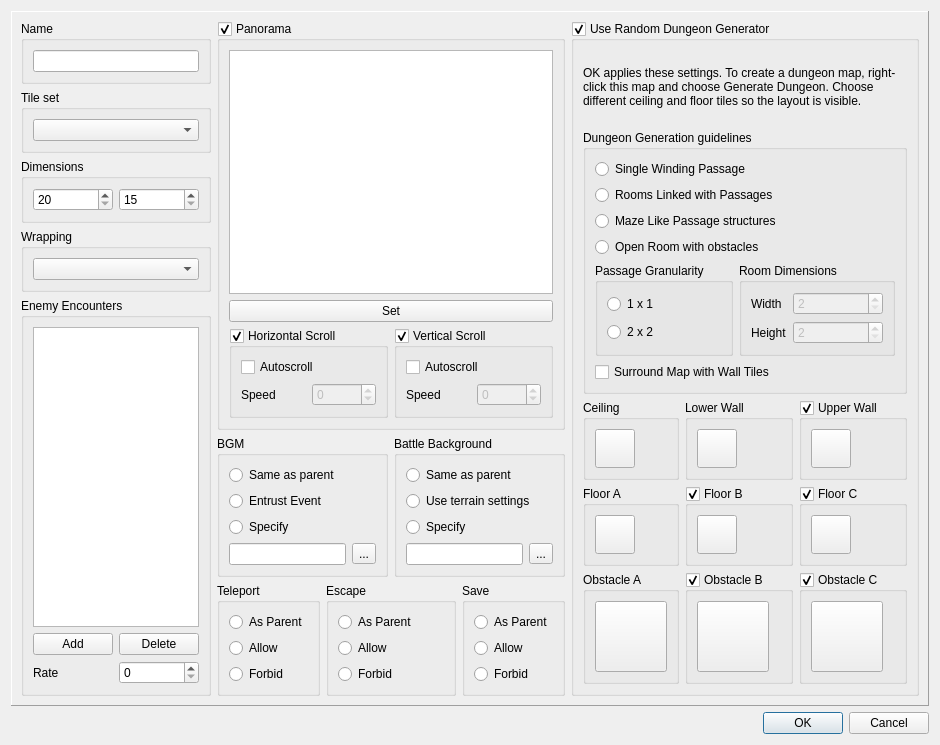
<?xml version="1.0" encoding="UTF-8"?>
<ui version="4.0">
 <class>MapPropertiesDialog</class>
 <widget class="QDialog" name="MapPropertiesDialog">
  <property name="geometry">
   <rect>
    <x>0</x>
    <y>0</y>
    <width>778</width>
    <height>591</height>
   </rect>
  </property>
  <property name="windowTitle">
   <string>Map properties</string>
  </property>
  <layout class="QVBoxLayout" name="verticalLayout">
   <item>
    <widget class="QFrame" name="frame">
     <property name="frameShape">
      <enum>QFrame::Panel</enum>
     </property>
     <property name="frameShadow">
      <enum>QFrame::Raised</enum>
     </property>
     <layout class="QHBoxLayout" name="layoutPanel">
      <item>
       <layout class="QVBoxLayout" name="layoutLeft">
        <item>
         <widget class="QGroupBox" name="groupName">
          <property name="title">
           <string>Name</string>
          </property>
          <layout class="QHBoxLayout" name="layoutName">
           <item>
            <widget class="QLineEdit" name="lineName">
             <property name="maxLength">
              <number>24</number>
             </property>
            </widget>
           </item>
          </layout>
         </widget>
        </item>
        <item>
         <widget class="QGroupBox" name="groupTileset">
          <property name="title">
           <string>Tile set</string>
          </property>
          <layout class="QVBoxLayout" name="layoutTilset">
           <item>
            <widget class="QComboBox" name="comboTileset"/>
           </item>
          </layout>
         </widget>
        </item>
        <item>
         <widget class="QGroupBox" name="groupDimensions">
          <property name="title">
           <string>Dimensions</string>
          </property>
          <layout class="QHBoxLayout" name="layoutDimensions">
           <item>
            <widget class="QSpinBox" name="spinWidth">
             <property name="minimum">
              <number>20</number>
             </property>
             <property name="maximum">
              <number>500</number>
             </property>
            </widget>
           </item>
           <item>
            <widget class="QSpinBox" name="spinHeight">
             <property name="minimum">
              <number>15</number>
             </property>
             <property name="maximum">
              <number>500</number>
             </property>
            </widget>
           </item>
          </layout>
         </widget>
        </item>
        <item>
         <widget class="QGroupBox" name="groupWrapping">
          <property name="title">
           <string>Wrapping</string>
          </property>
          <layout class="QVBoxLayout" name="layoutWrapping">
           <item>
            <widget class="QComboBox" name="comboWrapping"/>
           </item>
          </layout>
         </widget>
        </item>
        <item>
         <widget class="QGroupBox" name="groupEncounters">
          <property name="title">
           <string>Enemy Encounters</string>
          </property>
          <layout class="QVBoxLayout" name="layoutEncounters">
           <item>
            <widget class="QTableWidget" name="tableEncounters">
             <attribute name="horizontalHeaderVisible">
              <bool>false</bool>
             </attribute>
             <attribute name="horizontalHeaderStretchLastSection">
              <bool>true</bool>
             </attribute>
             <attribute name="verticalHeaderVisible">
              <bool>false</bool>
             </attribute>
             <attribute name="verticalHeaderDefaultSectionSize">
              <number>21</number>
             </attribute>
             <column>
              <property name="text">
               <string>Name</string>
              </property>
             </column>
            </widget>
           </item>
           <item>
            <layout class="QGridLayout" name="layoutAddRemoveEncounter">
             <item row="0" column="0">
              <widget class="QPushButton" name="pushAddEncounter">
               <property name="text">
                <string>Add</string>
               </property>
              </widget>
             </item>
             <item row="0" column="1">
              <widget class="QPushButton" name="pushRemoveEncounter">
               <property name="text">
                <string>Delete</string>
               </property>
              </widget>
             </item>
            </layout>
           </item>
           <item>
            <layout class="QHBoxLayout" name="layoutEncounterRate">
             <item>
              <widget class="QLabel" name="labelEncounterRate">
               <property name="text">
                <string>Rate</string>
               </property>
              </widget>
             </item>
             <item>
              <widget class="QSpinBox" name="spinEncounterRate">
               <property name="maximum">
                <number>999</number>
               </property>
              </widget>
             </item>
            </layout>
           </item>
          </layout>
         </widget>
        </item>
       </layout>
      </item>
      <item>
       <layout class="QGridLayout" name="layoutMiddle">
        <item row="0" column="0" colspan="4">
         <widget class="QGroupBox" name="groupPanorama">
          <property name="sizePolicy">
           <sizepolicy hsizetype="Preferred" vsizetype="Preferred">
            <horstretch>2</horstretch>
            <verstretch>2</verstretch>
           </sizepolicy>
          </property>
          <property name="title">
           <string>Panorama</string>
          </property>
          <property name="checkable">
           <bool>true</bool>
          </property>
          <layout class="QGridLayout" name="layoutPanorama">
           <item row="0" column="0" colspan="2">
            <widget class="QGraphicsView" name="graphicsPanorama">
             <property name="minimumSize">
              <size>
               <width>324</width>
               <height>244</height>
              </size>
             </property>
             <property name="maximumSize">
              <size>
               <width>324</width>
               <height>244</height>
              </size>
             </property>
            </widget>
           </item>
           <item row="1" column="0" colspan="2">
            <widget class="QPushButton" name="pushSetPanorama">
             <property name="text">
              <string>Set</string>
             </property>
            </widget>
           </item>
           <item row="2" column="0">
            <widget class="QGroupBox" name="groupHorizontalScroll">
             <property name="title">
              <string>Horizontal Scroll</string>
             </property>
             <property name="checkable">
              <bool>true</bool>
             </property>
             <layout class="QVBoxLayout" name="layoutHorizontalScroll">
              <item>
               <widget class="QCheckBox" name="checkHorizontalAutoscroll">
                <property name="sizePolicy">
                 <sizepolicy hsizetype="Minimum" vsizetype="Fixed">
                  <horstretch>0</horstretch>
                  <verstretch>0</verstretch>
                 </sizepolicy>
                </property>
                <property name="text">
                 <string>Autoscroll</string>
                </property>
               </widget>
              </item>
              <item>
               <layout class="QHBoxLayout" name="layoutHorizontalScrollSpeed">
                <item>
                 <widget class="QLabel" name="labelHorizontalScrollSpeed">
                  <property name="text">
                   <string>Speed</string>
                  </property>
                  <property name="buddy">
                   <cstring>spinHorizontalScrollSpeed</cstring>
                  </property>
                 </widget>
                </item>
                <item>
                 <widget class="QSpinBox" name="spinHorizontalScrollSpeed">
                  <property name="enabled">
                   <bool>false</bool>
                  </property>
                  <property name="minimum">
                   <number>-8</number>
                  </property>
                  <property name="maximum">
                   <number>8</number>
                  </property>
                 </widget>
                </item>
               </layout>
              </item>
             </layout>
            </widget>
           </item>
           <item row="2" column="1">
            <widget class="QGroupBox" name="groupVerticalScroll">
             <property name="title">
              <string>Vertical Scroll</string>
             </property>
             <property name="checkable">
              <bool>true</bool>
             </property>
             <layout class="QVBoxLayout" name="layoutVerticalScroll">
              <item>
               <widget class="QCheckBox" name="checkVerticalAutoscroll">
                <property name="sizePolicy">
                 <sizepolicy hsizetype="Minimum" vsizetype="Fixed">
                  <horstretch>0</horstretch>
                  <verstretch>0</verstretch>
                 </sizepolicy>
                </property>
                <property name="text">
                 <string>Autoscroll</string>
                </property>
               </widget>
              </item>
              <item>
               <layout class="QHBoxLayout" name="layoutVerticalScrollSpeed">
                <item>
                 <widget class="QLabel" name="labelVerticalScrollSpeed">
                  <property name="text">
                   <string>Speed</string>
                  </property>
                  <property name="buddy">
                   <cstring>spinVerticalScrollSpeed</cstring>
                  </property>
                 </widget>
                </item>
                <item>
                 <widget class="QSpinBox" name="spinVerticalScrollSpeed">
                  <property name="enabled">
                   <bool>false</bool>
                  </property>
                  <property name="minimum">
                   <number>-8</number>
                  </property>
                  <property name="maximum">
                   <number>8</number>
                  </property>
                 </widget>
                </item>
               </layout>
              </item>
             </layout>
            </widget>
           </item>
          </layout>
         </widget>
        </item>
        <item row="1" column="0" colspan="2">
         <widget class="QGroupBox" name="groupBGM">
          <property name="title">
           <string>BGM</string>
          </property>
          <layout class="QVBoxLayout" name="layoutBGM">
           <item>
            <widget class="QRadioButton" name="radioBGMparent">
             <property name="text">
              <string>Same as parent</string>
             </property>
            </widget>
           </item>
           <item>
            <widget class="QRadioButton" name="radioBGMevent">
             <property name="text">
              <string>Entrust Event</string>
             </property>
            </widget>
           </item>
           <item>
            <widget class="QRadioButton" name="radioBGMspecify">
             <property name="text">
              <string>Specify</string>
             </property>
            </widget>
           </item>
           <item>
            <layout class="QHBoxLayout" name="layoutBGMname">
             <item>
              <widget class="QLineEdit" name="lineBGMname">
               <property name="sizePolicy">
                <sizepolicy hsizetype="Expanding" vsizetype="Fixed">
                 <horstretch>1</horstretch>
                 <verstretch>0</verstretch>
                </sizepolicy>
               </property>
              </widget>
             </item>
             <item>
              <widget class="QToolButton" name="toolSetBGM">
               <property name="text">
                <string>...</string>
               </property>
              </widget>
             </item>
            </layout>
           </item>
          </layout>
         </widget>
        </item>
        <item row="1" column="2" colspan="2">
         <widget class="QGroupBox" name="groupBattleBackground">
          <property name="title">
           <string>Battle Background</string>
          </property>
          <layout class="QVBoxLayout" name="layoutBattleBackground">
           <item>
            <widget class="QRadioButton" name="radioBackdropParent">
             <property name="text">
              <string>Same as parent</string>
             </property>
            </widget>
           </item>
           <item>
            <widget class="QRadioButton" name="radioBackdropTerrain">
             <property name="text">
              <string>Use terrain settings</string>
             </property>
            </widget>
           </item>
           <item>
            <widget class="QRadioButton" name="radioBackdropSpecify">
             <property name="text">
              <string>Specify</string>
             </property>
            </widget>
           </item>
           <item>
            <layout class="QHBoxLayout" name="layoutBackdropSpecify">
             <item>
              <widget class="QLineEdit" name="lineBackdropName"/>
             </item>
             <item>
              <widget class="QToolButton" name="toolSetBackdrop">
               <property name="text">
                <string>...</string>
               </property>
              </widget>
             </item>
            </layout>
           </item>
          </layout>
         </widget>
        </item>
        <item row="2" column="0">
         <widget class="QGroupBox" name="groupTeleport">
          <property name="title">
           <string>Teleport</string>
          </property>
          <layout class="QVBoxLayout" name="layoutTeleport">
           <item>
            <widget class="QRadioButton" name="radioTeleportParent">
             <property name="text">
              <string>As Parent</string>
             </property>
            </widget>
           </item>
           <item>
            <widget class="QRadioButton" name="radioTeleportAllow">
             <property name="text">
              <string>Allow</string>
             </property>
            </widget>
           </item>
           <item>
            <widget class="QRadioButton" name="radioTeleportForbid">
             <property name="text">
              <string>Forbid</string>
             </property>
            </widget>
           </item>
          </layout>
         </widget>
        </item>
        <item row="2" column="1" colspan="2">
         <widget class="QGroupBox" name="groupEscape">
          <property name="title">
           <string>Escape</string>
          </property>
          <layout class="QVBoxLayout" name="layoutEscape">
           <item>
            <widget class="QRadioButton" name="radioEscapeParent">
             <property name="text">
              <string>As Parent</string>
             </property>
            </widget>
           </item>
           <item>
            <widget class="QRadioButton" name="radioEscapeAllow">
             <property name="text">
              <string>Allow</string>
             </property>
            </widget>
           </item>
           <item>
            <widget class="QRadioButton" name="radioEscapeForbid">
             <property name="text">
              <string>Forbid</string>
             </property>
            </widget>
           </item>
          </layout>
         </widget>
        </item>
        <item row="2" column="3">
         <widget class="QGroupBox" name="groupSave">
          <property name="title">
           <string>Save</string>
          </property>
          <layout class="QVBoxLayout" name="layoutSave">
           <item>
            <widget class="QRadioButton" name="radioSaveParent">
             <property name="text">
              <string>As Parent</string>
             </property>
            </widget>
           </item>
           <item>
            <widget class="QRadioButton" name="radioSaveAllow">
             <property name="text">
              <string>Allow</string>
             </property>
            </widget>
           </item>
           <item>
            <widget class="QRadioButton" name="radioSaveForbid">
             <property name="text">
              <string>Forbid</string>
             </property>
            </widget>
           </item>
          </layout>
         </widget>
        </item>
       </layout>
      </item>
      <item>
       <widget class="QGroupBox" name="groupUseGenerator">
        <property name="sizePolicy">
         <sizepolicy hsizetype="Preferred" vsizetype="Preferred">
          <horstretch>0</horstretch>
          <verstretch>0</verstretch>
         </sizepolicy>
        </property>
        <property name="title">
         <string>Use Random Dungeon Generator</string>
        </property>
        <property name="checkable">
         <bool>true</bool>
        </property>
        <layout class="QVBoxLayout" name="layoutGeneratorGuidelines">
         <item>
          <widget class="QLabel" name="labelGeneratorHelp">
           <property name="text">
            <string>OK applies these settings. To create a dungeon map, right-click this map and choose Generate Dungeon. Choose different ceiling and floor tiles so the layout is visible.</string>
           </property>
           <property name="wordWrap">
            <bool>true</bool>
           </property>
          </widget>
         </item>
         <item>
          <widget class="QGroupBox" name="groupGeneratorGuidelines">
           <property name="title">
            <string>Dungeon Generation guidelines</string>
           </property>
           <layout class="QVBoxLayout" name="layoutGroupGeneratorGuidelines">
            <item>
             <widget class="QRadioButton" name="radioDungeonSinglePassage">
              <property name="text">
               <string>Single Winding Passage</string>
              </property>
             </widget>
            </item>
            <item>
             <widget class="QRadioButton" name="radioDungeonLinkedRooms">
              <property name="text">
               <string>Rooms Linked with Passages</string>
              </property>
             </widget>
            </item>
            <item>
             <widget class="QRadioButton" name="radioDungeonMaze">
              <property name="text">
               <string>Maze Like Passage structures</string>
              </property>
             </widget>
            </item>
            <item>
             <widget class="QRadioButton" name="radioDungeonOpenRoom">
              <property name="text">
               <string>Open Room with obstacles</string>
              </property>
             </widget>
            </item>
            <item>
             <layout class="QHBoxLayout" name="layoutPassageRoom">
              <item>
               <widget class="QGroupBox" name="groupDungeonPassage">
                <property name="title">
                 <string>Passage Granularity</string>
                </property>
                <layout class="QVBoxLayout" name="layoutDungeonPassage">
                 <item>
                  <widget class="QRadioButton" name="radioDungeonPassage1_1">
                   <property name="text">
                    <string>1 x 1</string>
                   </property>
                  </widget>
                 </item>
                 <item>
                  <widget class="QRadioButton" name="radioDungeonPassage2_2">
                   <property name="text">
                    <string>2 x 2</string>
                   </property>
                  </widget>
                 </item>
                </layout>
               </widget>
              </item>
              <item>
               <widget class="QGroupBox" name="groupRoomDimensions">
                <property name="sizePolicy">
                 <sizepolicy hsizetype="Preferred" vsizetype="Preferred">
                  <horstretch>1</horstretch>
                  <verstretch>0</verstretch>
                 </sizepolicy>
                </property>
                <property name="title">
                 <string>Room Dimensions</string>
                </property>
                <layout class="QGridLayout" name="layoutRoomDimensions">
                 <item row="0" column="0">
                  <widget class="QLabel" name="labelDungeonRoomWidth">
                   <property name="text">
                    <string>Width</string>
                   </property>
                   <property name="buddy">
                    <cstring>spinDungeonRoomWidth</cstring>
                   </property>
                  </widget>
                 </item>
                 <item row="0" column="1">
                  <widget class="QSpinBox" name="spinDungeonRoomWidth">
                   <property name="enabled">
                    <bool>false</bool>
                   </property>
                   <property name="minimum">
                    <number>2</number>
                   </property>
                   <property name="maximum">
                    <number>20</number>
                   </property>
                   <property name="sizePolicy">
                    <sizepolicy hsizetype="Minimum" vsizetype="Fixed">
                     <horstretch>1</horstretch>
                     <verstretch>0</verstretch>
                    </sizepolicy>
                   </property>
                  </widget>
                 </item>
                 <item row="1" column="0">
                  <widget class="QLabel" name="labelDungeonRoomHeight">
                   <property name="text">
                    <string>Height</string>
                   </property>
                   <property name="buddy">
                    <cstring>spinDungeonRoomHeight</cstring>
                   </property>
                  </widget>
                 </item>
                 <item row="1" column="1">
                  <widget class="QSpinBox" name="spinDungeonRoomHeight">
                   <property name="enabled">
                    <bool>false</bool>
                   </property>
                   <property name="minimum">
                    <number>2</number>
                   </property>
                   <property name="maximum">
                    <number>15</number>
                   </property>
                  </widget>
                 </item>
                </layout>
               </widget>
              </item>
             </layout>
            </item>
            <item>
             <widget class="QCheckBox" name="checkDungeonSurroundWithWalls">
              <property name="text">
               <string>Surround Map with Wall Tiles</string>
              </property>
             </widget>
            </item>
           </layout>
          </widget>
         </item>
         <item>
          <layout class="QGridLayout" name="layoutTiles">
           <item row="0" column="0">
            <widget class="QGroupBox" name="groupCeiling">
             <property name="title">
              <string>Ceiling</string>
             </property>
             <layout class="QVBoxLayout" name="layoutCeiling">
              <item>
               <widget class="QToolButton" name="toolCeiling">
                <property name="toolTip">
                 <string>Click to choose the tiles</string>
                </property>
                <property name="iconSize">
                 <size>
                  <width>32</width>
                  <height>32</height>
                 </size>
                </property>
               </widget>
              </item>
             </layout>
            </widget>
           </item>
           <item row="0" column="1">
            <widget class="QGroupBox" name="groupLowerWall">
             <property name="title">
              <string>Lower Wall</string>
             </property>
             <layout class="QVBoxLayout" name="layoutLowerWall">
              <item>
               <widget class="QToolButton" name="toolLowerWall">
                <property name="toolTip">
                 <string>Click to choose the tiles</string>
                </property>
                <property name="iconSize">
                 <size>
                  <width>32</width>
                  <height>32</height>
                 </size>
                </property>
               </widget>
              </item>
             </layout>
            </widget>
           </item>
           <item row="0" column="2">
            <widget class="QGroupBox" name="groupUpperWall">
             <property name="title">
              <string>Upper Wall</string>
             </property>
             <property name="checkable">
              <bool>true</bool>
             </property>
             <layout class="QVBoxLayout" name="layoutUpperWall">
              <item>
               <widget class="QToolButton" name="toolUpperWall">
                <property name="toolTip">
                 <string>Click to choose the tiles</string>
                </property>
                <property name="iconSize">
                 <size>
                  <width>32</width>
                  <height>32</height>
                 </size>
                </property>
               </widget>
              </item>
             </layout>
            </widget>
           </item>
           <item row="1" column="0">
            <widget class="QGroupBox" name="groupFloorA">
             <property name="title">
              <string>Floor A</string>
             </property>
             <layout class="QVBoxLayout" name="layoutFloorA">
              <item>
               <widget class="QToolButton" name="toolFloorA">
                <property name="toolTip">
                 <string>Click to choose the tiles</string>
                </property>
                <property name="iconSize">
                 <size>
                  <width>32</width>
                  <height>32</height>
                 </size>
                </property>
               </widget>
              </item>
             </layout>
            </widget>
           </item>
           <item row="1" column="1">
            <widget class="QGroupBox" name="groupFloorB">
             <property name="title">
              <string>Floor B</string>
             </property>
             <property name="checkable">
              <bool>true</bool>
             </property>
             <layout class="QVBoxLayout" name="layoutFloorB">
              <item>
               <widget class="QToolButton" name="toolFloorB">
                <property name="toolTip">
                 <string>Click to choose the tiles</string>
                </property>
                <property name="iconSize">
                 <size>
                  <width>32</width>
                  <height>32</height>
                 </size>
                </property>
               </widget>
              </item>
             </layout>
            </widget>
           </item>
           <item row="1" column="2">
            <widget class="QGroupBox" name="groupFloorC">
             <property name="title">
              <string>Floor C</string>
             </property>
             <property name="checkable">
              <bool>true</bool>
             </property>
             <layout class="QVBoxLayout" name="layoutFloorC">
              <item>
               <widget class="QToolButton" name="toolFloorC">
                <property name="toolTip">
                 <string>Click to choose the tiles</string>
                </property>
                <property name="iconSize">
                 <size>
                  <width>32</width>
                  <height>32</height>
                 </size>
                </property>
               </widget>
              </item>
             </layout>
            </widget>
           </item>
           <item row="2" column="0">
            <widget class="QGroupBox" name="groupObstacleA">
             <property name="title">
              <string>Obstacle A</string>
             </property>
             <layout class="QVBoxLayout" name="layoutObstacleA">
              <item>
               <widget class="QToolButton" name="toolObstacleA">
                <property name="toolTip">
                 <string>Click to choose the tiles</string>
                </property>
                <property name="iconSize">
                 <size>
                  <width>64</width>
                  <height>64</height>
                 </size>
                </property>
               </widget>
              </item>
             </layout>
            </widget>
           </item>
           <item row="2" column="1">
            <widget class="QGroupBox" name="groupObstacleB">
             <property name="title">
              <string>Obstacle B</string>
             </property>
             <property name="checkable">
              <bool>true</bool>
             </property>
             <layout class="QVBoxLayout" name="layoutObstacleB">
              <item>
               <widget class="QToolButton" name="toolObstacleB">
                <property name="toolTip">
                 <string>Click to choose the tiles</string>
                </property>
                <property name="iconSize">
                 <size>
                  <width>64</width>
                  <height>64</height>
                 </size>
                </property>
               </widget>
              </item>
             </layout>
            </widget>
           </item>
           <item row="2" column="2">
            <widget class="QGroupBox" name="groupObstacleC">
             <property name="title">
              <string>Obstacle C</string>
             </property>
             <property name="checkable">
              <bool>true</bool>
             </property>
             <layout class="QVBoxLayout" name="layoutObstacleC">
              <item>
               <widget class="QToolButton" name="toolObstacleC">
                <property name="toolTip">
                 <string>Click to choose the tiles</string>
                </property>
                <property name="iconSize">
                 <size>
                  <width>64</width>
                  <height>64</height>
                 </size>
                </property>
               </widget>
              </item>
             </layout>
            </widget>
           </item>
          </layout>
         </item>
        </layout>
       </widget>
      </item>
     </layout>
    </widget>
   </item>
   <item>
    <widget class="QDialogButtonBox" name="buttonBox">
     <property name="orientation">
      <enum>Qt::Horizontal</enum>
     </property>
     <property name="standardButtons">
      <set>QDialogButtonBox::Cancel|QDialogButtonBox::Ok</set>
     </property>
    </widget>
   </item>
  </layout>
 </widget>
 <resources/>
 <connections>
  <connection>
   <sender>buttonBox</sender>
   <signal>accepted()</signal>
   <receiver>MapPropertiesDialog</receiver>
   <slot>accept()</slot>
   <hints>
    <hint type="sourcelabel">
     <x>266</x>
     <y>575</y>
    </hint>
    <hint type="destinationlabel">
     <x>157</x>
     <y>274</y>
    </hint>
   </hints>
  </connection>
  <connection>
   <sender>buttonBox</sender>
   <signal>rejected()</signal>
   <receiver>MapPropertiesDialog</receiver>
   <slot>reject()</slot>
   <hints>
    <hint type="sourcelabel">
     <x>334</x>
     <y>575</y>
    </hint>
    <hint type="destinationlabel">
     <x>286</x>
     <y>274</y>
    </hint>
   </hints>
  </connection>
  <connection>
   <sender>checkHorizontalAutoscroll</sender>
   <signal>toggled(bool)</signal>
   <receiver>spinHorizontalScrollSpeed</receiver>
   <slot>setEnabled(bool)</slot>
   <hints>
    <hint type="sourcelabel">
     <x>334</x>
     <y>253</y>
    </hint>
    <hint type="destinationlabel">
     <x>333</x>
     <y>280</y>
    </hint>
   </hints>
  </connection>
  <connection>
   <sender>checkVerticalAutoscroll</sender>
   <signal>toggled(bool)</signal>
   <receiver>spinVerticalScrollSpeed</receiver>
   <slot>setEnabled(bool)</slot>
   <hints>
    <hint type="sourcelabel">
     <x>469</x>
     <y>253</y>
    </hint>
    <hint type="destinationlabel">
     <x>468</x>
     <y>280</y>
    </hint>
   </hints>
  </connection>
  <connection>
   <sender>radioDungeonLinkedRooms</sender>
   <signal>toggled(bool)</signal>
   <receiver>spinDungeonRoomWidth</receiver>
   <slot>setEnabled(bool)</slot>
   <hints>
    <hint type="sourcelabel">
     <x>614</x>
     <y>97</y>
    </hint>
    <hint type="destinationlabel">
     <x>715</x>
     <y>196</y>
    </hint>
   </hints>
  </connection>
  <connection>
   <sender>radioDungeonLinkedRooms</sender>
   <signal>toggled(bool)</signal>
   <receiver>spinDungeonRoomHeight</receiver>
   <slot>setEnabled(bool)</slot>
   <hints>
    <hint type="sourcelabel">
     <x>534</x>
     <y>93</y>
    </hint>
    <hint type="destinationlabel">
     <x>725</x>
     <y>210</y>
    </hint>
   </hints>
  </connection>
 </connections>
</ui>
